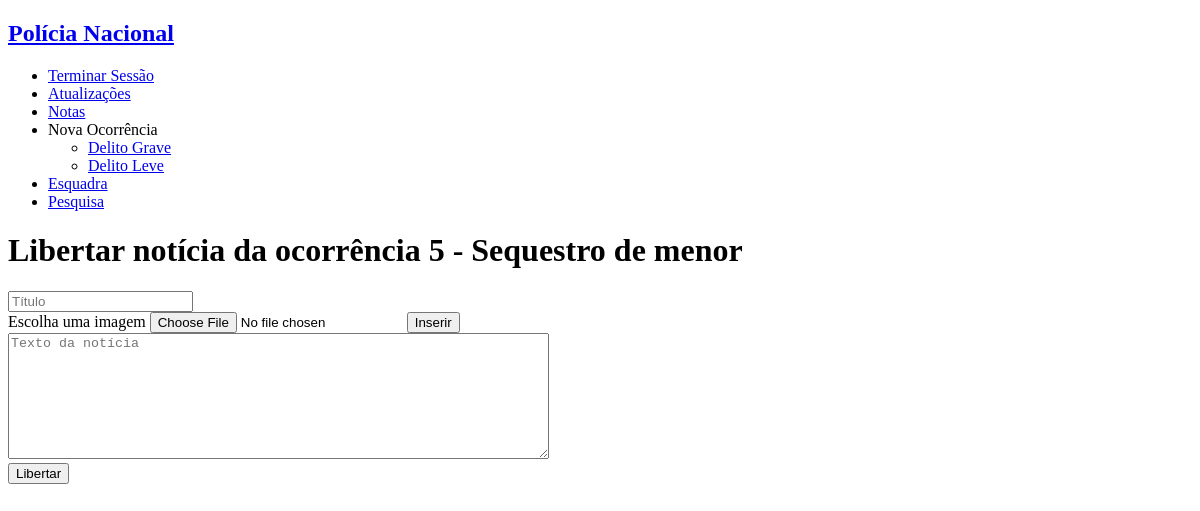
/news_release.php?id=5, run on an earlier commit of the app's database.
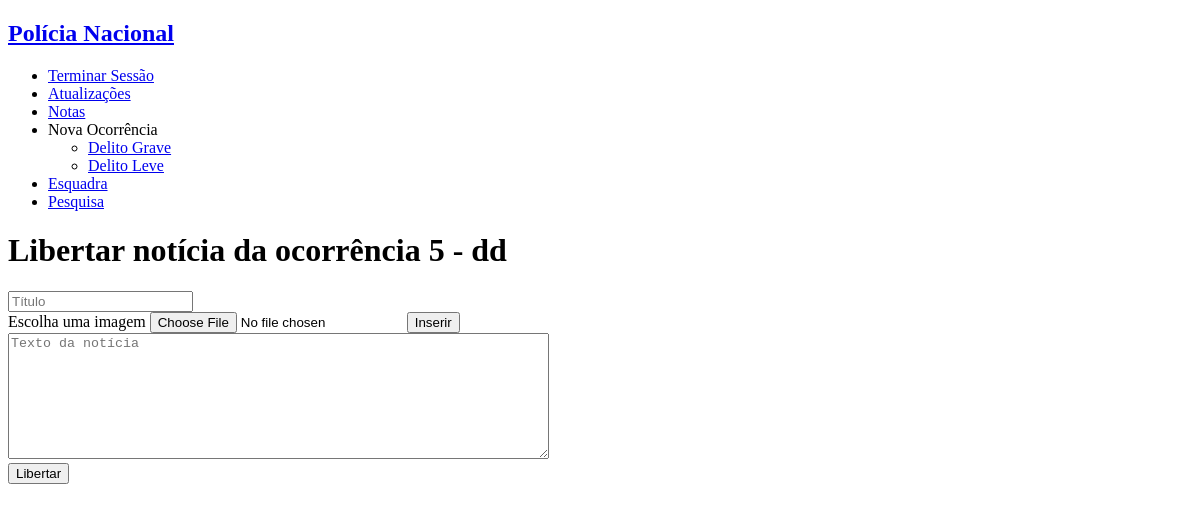
And on a later commit of the database.
### tables this page shows
CREATE TABLE occurrences (
    id INTEGER PRIMARY KEY,
    type integer REFERENCES occ_type NOT NULL,
    title VARCHAR NOT NULL,
    chief_detective VARCHAR REFERENCES personnel,
    state VARCHAR REFERENCES states NOT NULL ,
    oppening_date date NOT NULL,
    location VARCHAR NOT NULL,
    description VARCHAR NOT NULL,
    station VARCHAR REFERENCES stations NOT NULL
);

### database/connection.php (called while the page is built, shortened)
<?php $db = new PDO('sqlite:database/database.db');
function getOccurrenceById($id) {
  global $db;
  $query = $db->prepare('SELECT * FROM occurrences WHERE id = ?');
  $query->execute(array($id));
  return $query->fetch();
}

### news_release.php (the view, shortened to what this page needs)
<?php
    include_once('database/connection.php');
    $id=$_GET["id"];
    $occurrence=getOccurrenceById($id);
?>
<!DOCTYPE html>
<html>
<?php include_once('common/header_aside.php'); ?>
<body>
<div id="title">
    <?php echo "<h1>Libertar notícia da ocorrência " . $occurrence['id'] . ' - ' . $occurrence['title'] . "</h1>"; ?>
    <form id=release_news action="release_news_action.php" method="post">
        <input type="text" placeholder="Título" name="title">
        <div class="image_container">
        <form class="edit_image" action="news_img_upload.php" method="post" enctype="multipart/form-data">
            <label>Escolha uma imagem</label>
            <input type="file" name="image">
            <input type="submit" value="Inserir">
        </form>
        </div>
        <textarea name="text" cols="65" rows="8" placeholder="Texto da notícia"></textarea><br>
        <input type="submit" value="Libertar">
    </form>

What changed in the data, as far as the page shows it:
changed occurrences id 5: title "Sequestro de menor" → "dd"
